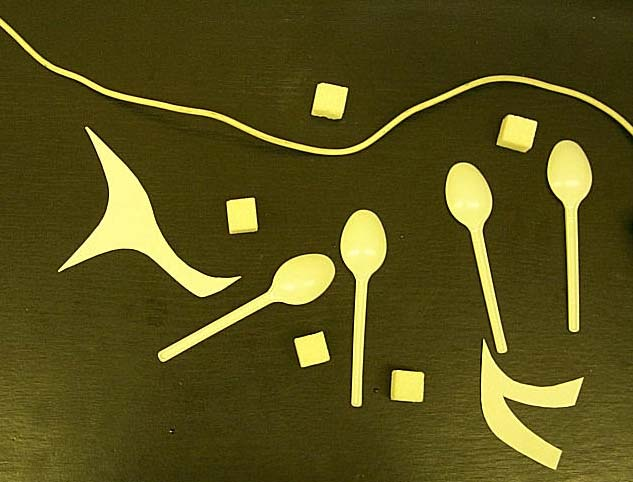
#> input picture TSOS/7-sem/Lab2/image.jpg, 633 x 482 px
$ python test.py
#> lines starting #> are read from the running program, lines starting #| are printed output that depends on the picture; after the words box and inside, x2 and y2 are one past the last pixel; in counts of white or black regions, pixels touching at a corner belong together
import math

import matplotlib.pyplot as plt
import numpy as np
from PIL import Image, ImageFilter
from skimage import io, measure


def mark_objects(image: Image.Image):
    new_image = image.copy()
    current_label = 0
    free_labels = []

    pixels = new_image.load()

    for x in range(new_image.size[0]):
        for y in range(new_image.size[1]):
            kn = y - 1
            b = pixels[x, kn] if kn > 0 else 0

            km = x - 1
            c = pixels[km, y] if km > 0 else 0

            a = pixels[x, y]

            if a != 0:
                if b == 0 and c == 0:
                    if len(free_labels) > 0:
                        label = free_labels.pop()
                    else:
                        current_label += 1
                        label = current_label

                    pixels[x, y] = label
                elif b != 0 and c == 0:
                    pixels[x, y] = b
                elif b == 0 and c != 0:
                    pixels[x, y] = c
                elif b != 0 and c != 0:
                    pixels[x, y] = b
                    if b != c:
                        change_label(new_image, c, b)
                        free_labels.append(c)

    return new_image


def change_label(image, old_label: int, new_label: int):
    pixels = image.load()

    for x in range(image.size[0]):
        for y in range(image.size[1]):
            if pixels[x, y] == old_label:
                pixels[x, y] = new_label


def binarize(image, threshold):
    pixels = image.load()

    for i in range(image.size[0]):
        for j in range(image.size[1]):
            pixels[i, j] = 0 if pixels[i, j] <= threshold else 255


def generate_unique_labels(image, transform_colors=False):
    matrix = np.array(image.getdata()).reshape(image.size)

    unique_labels = np.unique(matrix)
    unique_labels = np.delete(unique_labels, 0)

    if len(unique_labels) < 25 and transform_colors:
        for i in range(len(unique_labels)):
            change_label(image, int(unique_labels[i]), int(unique_labels[i] * 10))
            unique_labels[i] *= 10

    return unique_labels


def get_region_vectors_skimage(image_name):
    sk_image = io.imread(image_name)
    label_image = measure.label(sk_image)
    regions = measure.regionprops(label_image)

    fig, ax = plt.subplots()
    ax.imshow(sk_image)

    for i, props in enumerate(regions, start=1):
        y0, x0 = props.centroid
        orientation = props.orientation
        x1 = x0 + math.cos(orientation) * 0.5 * props.major_axis_length
        y1 = y0 - math.sin(orientation) * 0.5 * props.major_axis_length
        x2 = x0 - math.sin(orientation) * 0.5 * props.minor_axis_length
        y2 = y0 - math.cos(orientation) * 0.5 * props.minor_axis_length

        ax.plot((x0, x1), (y0, y1), '-r', linewidth=2.5)
        ax.plot((x0, x2), (y0, y2), '-r', linewidth=2.5)
        ax.plot(x0, y0, '.g', markersize=15)

        ax.annotate(
            f'Object {i}',
            xy=(x0, y0),
            arrowprops=dict(facecolor='black', shrink=0.05),
        )

        min_r, min_c, max_r, max_c = props.bbox
        bx = (min_c, max_c, max_c, min_c, min_c)
        by = (min_r, min_r, max_r, max_r, min_r)
        ax.plot(bx, by, '-b', linewidth=2.5)

    plt.plot()
    plt.show()


def main():
    initial_image_name = "image.jpg"
    final_image_name = 'final.pgm'

    initial_image = Image.open(initial_image_name)
#> initial_image is the input picture: PIL image 633x482 RGB; mean R, G, B 89.3, 81.9, 27.3
    image = initial_image.copy().convert("L")
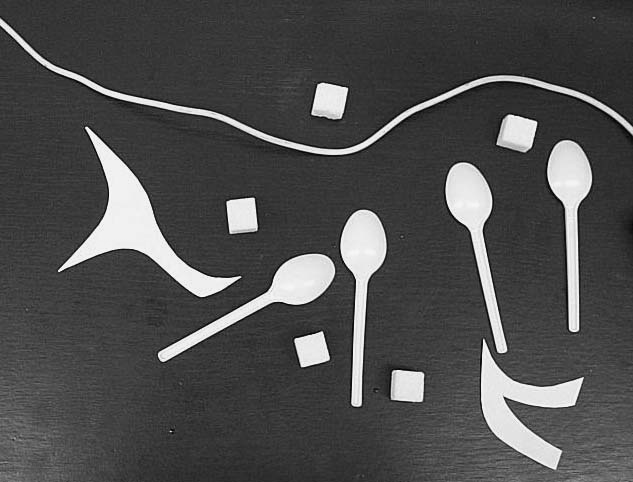
#> image: PIL image 633x482 L; min 2, max 250, mean 77.9

    plt.imshow(image)
    plt.show()

    binaryish_threshold = 200

    binarize(image, binaryish_threshold)
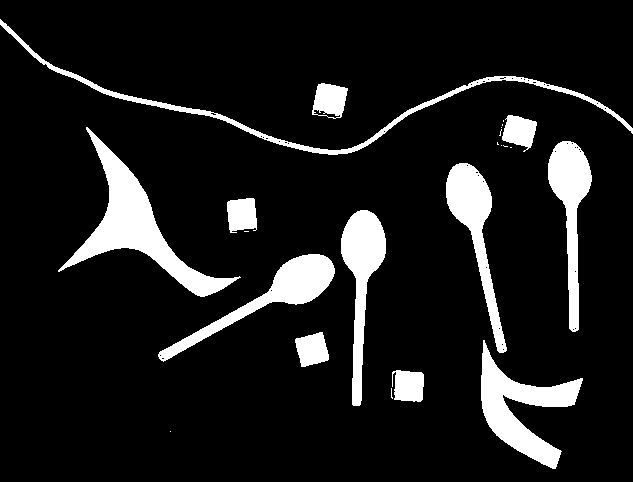
#> image: PIL image 633x482 L; 10.9% white; 23 white regions (11 under 20 px), largest, box (x1, y1, x2, y2) and area: (58, 127, 241, 297) 6532, (481, 340, 583, 469) 4687, (158, 254, 335, 362) 3739

    plt.imshow(image)
    plt.show()

    new_image = image.filter(ImageFilter.MedianFilter(size=5))
#> new_image: PIL image 633x482 L; 10.9% white; 12 white regions, largest, box (x1, y1, x2, y2) and area: (60, 128, 238, 297) 6516, (481, 343, 583, 469) 4677, (159, 254, 335, 361) 3731
    binarize(new_image, binaryish_threshold)

    plt.imshow(new_image)
    plt.show()

    change_label(new_image, 255, 1)
#> new_image: PIL image 633x482 L; values 0 (black) and 1 (white), 10.9% white; 12 white regions
    marked_image = mark_objects(new_image)
#> after the loop in mark_objects, `for x in range(new_image.size[0]):`:
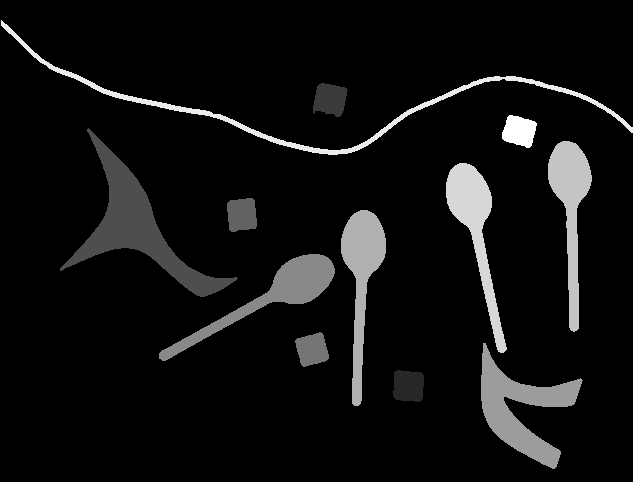
#> new_image: PIL image 633x482 L; min 0, max 13, mean 0.853; drawn with min black and max white
#> after the loop in mark_objects, `for x in range(new_image.size[0]):`: current_label = 14; free_labels = [14]
    unique_labels = generate_unique_labels(marked_image, transform_colors=True)
#> in generate_unique_labels, `matrix = np.array(image.getdata()).reshape(image.size)`:
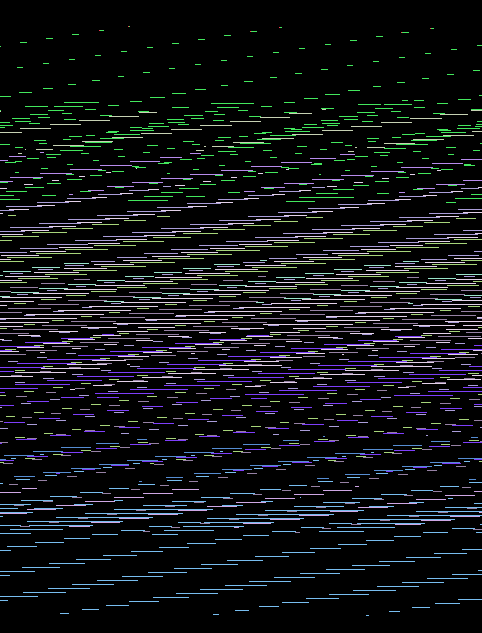
#> matrix: shape (633, 482) int64; 14 distinct labels, from 0 to 13; one colour per label, 0 black
#> in generate_unique_labels, `unique_labels = np.unique(matrix)`: unique_labels = [0, 1, 2, 3, 4, 5, 6, 7, 8, 9, 10, 11, 12, 13]
#> in generate_unique_labels, `unique_labels = np.delete(unique_labels, 0)`: unique_labels = [1, 2, 3, 4, 5, 6, 7, 8, 9, 10, 11, 12, 13]
#> the loop in generate_unique_labels, `for i in range(len(unique_labels)):` made 13 passes
#> after the loop in generate_unique_labels, `for i in range(len(unique_labels)):`:
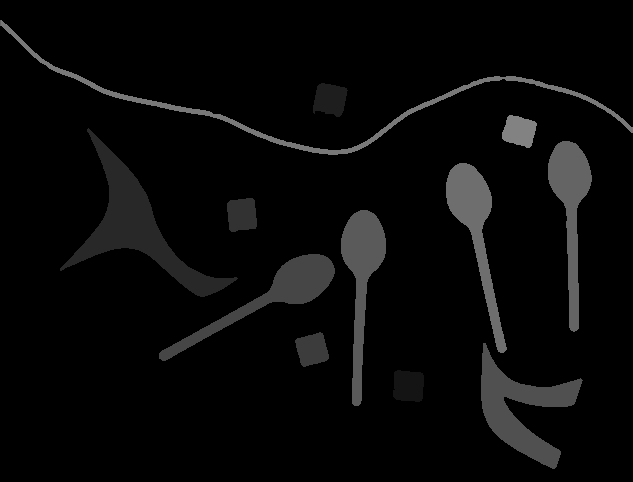
#> image: PIL image 633x482 L; min 0, max 130, mean 8.5
#> after the loop in generate_unique_labels, `for i in range(len(unique_labels)):`: unique_labels = [10, 20, 30, 40, 50, 60, 70, 80, 90, 100, 110, 120, 130]

    print('Unique labels:', unique_labels)
#| Unique labels: [ 10  20  30  40  50  60  70  80  90 100 110 120 130]

    marked_image.save(final_image_name)

    plt.imshow(marked_image)
    plt.show()

    get_region_vectors_skimage(final_image_name)
#> in get_region_vectors_skimage, `label_image = measure.label(sk_image)`:
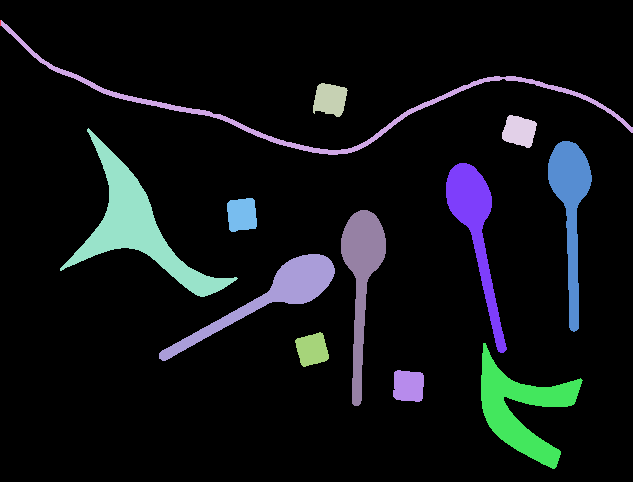
#> label_image: shape (482, 633) int64; 14 distinct labels, from 0 to 13; one colour per label, 0 black
#> in get_region_vectors_skimage, `regions = measure.regionprops(label_image)`: regions = 13 regions; largest, box (x1, y1, x2, y2) and area: (60, 128, 238, 297) 6516, (481, 343, 583, 469) 4677, (159, 254, 335, 361) 3731, (341, 210, 386, 406) 3656, (446, 163, 507, 353) 3562
#> the loop in get_region_vectors_skimage, `for i, props in enumerate(regions, start=1):` made 13 passes
#> (y0, x0, orientation, x1, y1, x2, y2, min_r) on passes 1 to 12: (22.5, 0, 0, 3.42, 22.5, 0, 22.5, 20), (103.6, 308.9, 1.52, 327, -262.9, 252.6, 100.8, 20), (98.96, 329.8, 1.57, 329.8, 81.42, 313.1, 98.94, 83), (130.7, 519, 1.26, 524.4, 113.9, 504.2, 126, 115), (227.4, 136.8, 0.729, 206.4, 165.4, 105.7, 192.6, 128), (208, 570.2, 0.0388, 674.2, 203.9, 569.6, 190.7, 141), (228.7, 475.2, 0.216, 577.2, 206.4, 471.4, 211.3, 163), (214.3, 241.5, -0.0667, 259.3, 215.4, 242.5, 198.2, 198), (277.5, 361.4, -0.0461, 466.6, 282.3, 362.3, 259.2, 210), (295.5, 271.5, -1.07, 323.3, 389.7, 287.6, 286.7, 254), (349.1, 311.7, -0.376, 327.3, 355.3, 317.8, 333.6, 332), (408.8, 520.9, 0.739, 565.9, 367.7, 489.6, 374.5, 343)
#> in get_region_vectors_skimage, `plt.show()`:
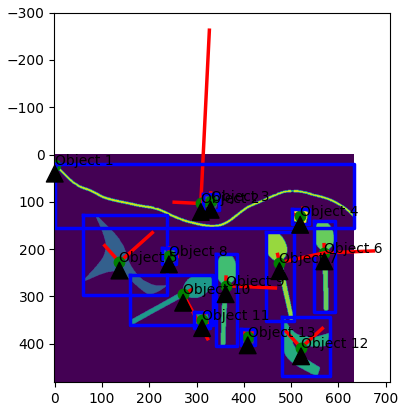
#> figure drawn by matplotlib, 1 panel


if __name__ == '__main__':
    main()
